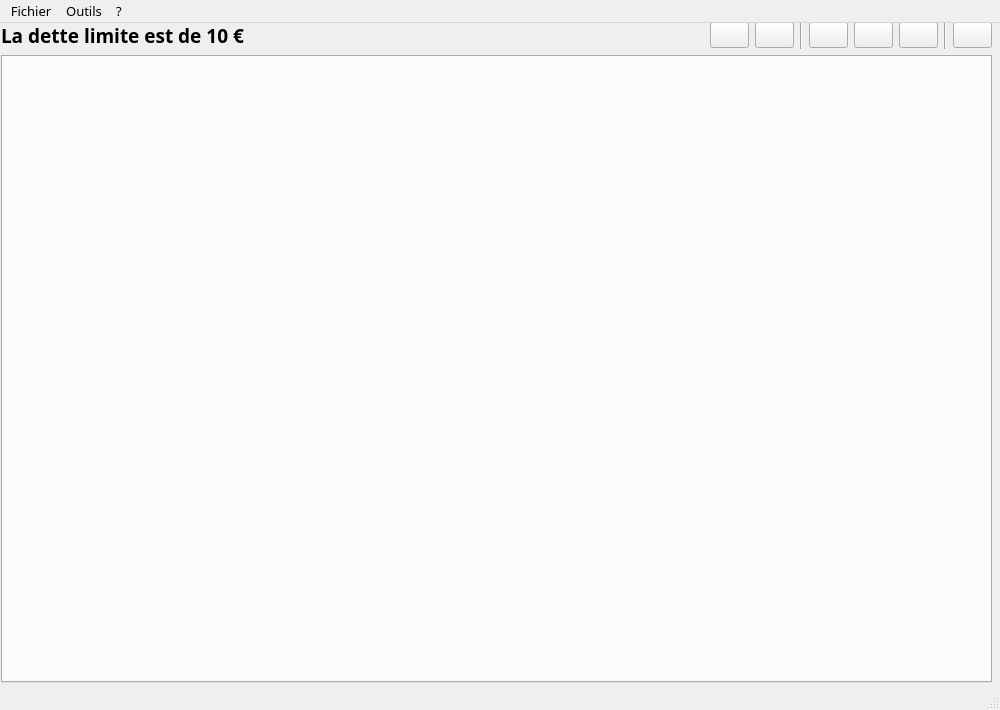
<?xml version="1.0" encoding="UTF-8"?>
<ui version="4.0">
 <class>MainWindow</class>
 <widget class="QMainWindow" name="MainWindow">
  <property name="geometry">
   <rect>
    <x>0</x>
    <y>0</y>
    <width>1000</width>
    <height>710</height>
   </rect>
  </property>
  <property name="font">
   <font>
    <family>Raavi</family>
    <pointsize>10</pointsize>
   </font>
  </property>
  <property name="windowTitle">
   <string>KFet - Gestion des dettes</string>
  </property>
  <widget class="QWidget" name="centralwidget">
   <property name="layoutDirection">
    <enum>Qt::LeftToRight</enum>
   </property>
   <widget class="QWidget" name="verticalLayoutWidget">
    <property name="geometry">
     <rect>
      <x>1</x>
      <y>-1</y>
      <width>991</width>
      <height>661</height>
     </rect>
    </property>
    <layout class="QVBoxLayout" name="verticalLayout">
     <property name="sizeConstraint">
      <enum>QLayout::SetMaximumSize</enum>
     </property>
     <item>
      <layout class="QHBoxLayout" name="horizontalLayout_4">
       <item>
        <layout class="QHBoxLayout" name="horizontalLayout_3">
         <item>
          <widget class="QLabel" name="labelDette">
           <property name="font">
            <font>
             <family>Raavi</family>
             <pointsize>14</pointsize>
             <weight>75</weight>
             <bold>true</bold>
            </font>
           </property>
           <property name="text">
            <string>La dette limite est de 10 €</string>
           </property>
          </widget>
         </item>
         <item>
          <widget class="QPushButton" name="supprTextRecherche">
           <property name="text">
            <string/>
           </property>
           <property name="flat">
            <bool>true</bool>
           </property>
          </widget>
         </item>
         <item>
          <layout class="QHBoxLayout" name="horizontalLayout_2">
           <item>
            <spacer name="horizontalSpacer">
             <property name="orientation">
              <enum>Qt::Horizontal</enum>
             </property>
             <property name="sizeHint" stdset="0">
              <size>
               <width>40</width>
               <height>20</height>
              </size>
             </property>
            </spacer>
           </item>
           <item>
            <widget class="QPushButton" name="addMoney">
             <property name="toolTip">
              <string>&lt;!DOCTYPE HTML PUBLIC &quot;-//W3C//DTD HTML 4.0//EN&quot; &quot;http://www.w3.org/TR/REC-html40/strict.dtd&quot;&gt;
&lt;html&gt;&lt;head&gt;&lt;meta name=&quot;qrichtext&quot; content=&quot;1&quot; /&gt;&lt;style type=&quot;text/css&quot;&gt;
p, li { white-space: pre-wrap; }
&lt;/style&gt;&lt;/head&gt;&lt;body style=&quot; font-family:'Raavi'; font-size:10pt; font-weight:400; font-style:normal;&quot;&gt;
&lt;p style=&quot; margin-top:0px; margin-bottom:0px; margin-left:0px; margin-right:0px; -qt-block-indent:0; text-indent:0px;&quot;&gt;Ajouter un crédit&lt;/p&gt;&lt;/body&gt;&lt;/html&gt;</string>
             </property>
             <property name="text">
              <string/>
             </property>
             <property name="iconSize">
              <size>
               <width>48</width>
               <height>48</height>
              </size>
             </property>
            </widget>
           </item>
           <item>
            <widget class="QPushButton" name="subMoney">
             <property name="toolTip">
              <string>&lt;!DOCTYPE HTML PUBLIC &quot;-//W3C//DTD HTML 4.0//EN&quot; &quot;http://www.w3.org/TR/REC-html40/strict.dtd&quot;&gt;
&lt;html&gt;&lt;head&gt;&lt;meta name=&quot;qrichtext&quot; content=&quot;1&quot; /&gt;&lt;style type=&quot;text/css&quot;&gt;
p, li { white-space: pre-wrap; }
&lt;/style&gt;&lt;/head&gt;&lt;body style=&quot; font-family:'Raavi'; font-size:10pt; font-weight:400; font-style:normal;&quot;&gt;
&lt;p style=&quot; margin-top:0px; margin-bottom:0px; margin-left:0px; margin-right:0px; -qt-block-indent:0; text-indent:0px;&quot;&gt;Ajouter une dette&lt;/p&gt;&lt;/body&gt;&lt;/html&gt;</string>
             </property>
             <property name="text">
              <string/>
             </property>
             <property name="iconSize">
              <size>
               <width>48</width>
               <height>48</height>
              </size>
             </property>
            </widget>
           </item>
           <item>
            <widget class="Line" name="line">
             <property name="orientation">
              <enum>Qt::Vertical</enum>
             </property>
            </widget>
           </item>
           <item>
            <widget class="QPushButton" name="addContact">
             <property name="toolTip">
              <string>&lt;!DOCTYPE HTML PUBLIC &quot;-//W3C//DTD HTML 4.0//EN&quot; &quot;http://www.w3.org/TR/REC-html40/strict.dtd&quot;&gt;
&lt;html&gt;&lt;head&gt;&lt;meta name=&quot;qrichtext&quot; content=&quot;1&quot; /&gt;&lt;style type=&quot;text/css&quot;&gt;
p, li { white-space: pre-wrap; }
&lt;/style&gt;&lt;/head&gt;&lt;body style=&quot; font-family:'Raavi'; font-size:10pt; font-weight:400; font-style:normal;&quot;&gt;
&lt;p style=&quot; margin-top:0px; margin-bottom:0px; margin-left:0px; margin-right:0px; -qt-block-indent:0; text-indent:0px;&quot;&gt;Ajouter un client&lt;/p&gt;&lt;/body&gt;&lt;/html&gt;</string>
             </property>
             <property name="text">
              <string/>
             </property>
             <property name="iconSize">
              <size>
               <width>48</width>
               <height>48</height>
              </size>
             </property>
            </widget>
           </item>
           <item>
            <widget class="QPushButton" name="edition">
             <property name="toolTip">
              <string>Editer un client</string>
             </property>
             <property name="text">
              <string/>
             </property>
             <property name="iconSize">
              <size>
               <width>48</width>
               <height>48</height>
              </size>
             </property>
            </widget>
           </item>
           <item>
            <widget class="QPushButton" name="delContact">
             <property name="toolTip">
              <string>&lt;!DOCTYPE HTML PUBLIC &quot;-//W3C//DTD HTML 4.0//EN&quot; &quot;http://www.w3.org/TR/REC-html40/strict.dtd&quot;&gt;
&lt;html&gt;&lt;head&gt;&lt;meta name=&quot;qrichtext&quot; content=&quot;1&quot; /&gt;&lt;style type=&quot;text/css&quot;&gt;
p, li { white-space: pre-wrap; }
&lt;/style&gt;&lt;/head&gt;&lt;body style=&quot; font-family:'Raavi'; font-size:10pt; font-weight:400; font-style:normal;&quot;&gt;
&lt;p style=&quot; margin-top:0px; margin-bottom:0px; margin-left:0px; margin-right:0px; -qt-block-indent:0; text-indent:0px;&quot;&gt;Supprimer le client selectionné&lt;/p&gt;&lt;/body&gt;&lt;/html&gt;</string>
             </property>
             <property name="text">
              <string/>
             </property>
             <property name="iconSize">
              <size>
               <width>48</width>
               <height>48</height>
              </size>
             </property>
            </widget>
           </item>
           <item>
            <widget class="Line" name="line_2">
             <property name="orientation">
              <enum>Qt::Vertical</enum>
             </property>
            </widget>
           </item>
           <item>
            <widget class="QPushButton" name="manageProduct">
             <property name="toolTip">
              <string>&lt;!DOCTYPE HTML PUBLIC &quot;-//W3C//DTD HTML 4.0//EN&quot; &quot;http://www.w3.org/TR/REC-html40/strict.dtd&quot;&gt;
&lt;html&gt;&lt;head&gt;&lt;meta name=&quot;qrichtext&quot; content=&quot;1&quot; /&gt;&lt;style type=&quot;text/css&quot;&gt;
p, li { white-space: pre-wrap; }
&lt;/style&gt;&lt;/head&gt;&lt;body style=&quot; font-family:'Raavi'; font-size:10pt; font-weight:400; font-style:normal;&quot;&gt;
&lt;p style=&quot; margin-top:0px; margin-bottom:0px; margin-left:0px; margin-right:0px; -qt-block-indent:0; text-indent:0px;&quot;&gt;Gérer les produits&lt;/p&gt;&lt;/body&gt;&lt;/html&gt;</string>
             </property>
             <property name="text">
              <string/>
             </property>
             <property name="iconSize">
              <size>
               <width>48</width>
               <height>48</height>
              </size>
             </property>
            </widget>
           </item>
          </layout>
         </item>
        </layout>
       </item>
      </layout>
     </item>
     <item>
      <layout class="QHBoxLayout" name="horizontalLayout">
       <property name="sizeConstraint">
        <enum>QLayout::SetMaximumSize</enum>
       </property>
       <item>
        <layout class="QVBoxLayout" name="verticalLayout_2">
         <property name="sizeConstraint">
          <enum>QLayout::SetMinimumSize</enum>
         </property>
         <item>
          <widget class="QTabWidget" name="tabWidget">
           <property name="sizePolicy">
            <sizepolicy hsizetype="Minimum" vsizetype="Expanding">
             <horstretch>0</horstretch>
             <verstretch>0</verstretch>
            </sizepolicy>
           </property>
           <property name="currentIndex">
            <number>-1</number>
           </property>
           <property name="elideMode">
            <enum>Qt::ElideNone</enum>
           </property>
          </widget>
         </item>
        </layout>
       </item>
       <item>
        <layout class="QGridLayout" name="gridLayout_6">
         <property name="sizeConstraint">
          <enum>QLayout::SetMaximumSize</enum>
         </property>
         <property name="rightMargin">
          <number>0</number>
         </property>
         <property name="spacing">
          <number>0</number>
         </property>
        </layout>
       </item>
      </layout>
     </item>
    </layout>
   </widget>
  </widget>
  <widget class="QMenuBar" name="menubar">
   <property name="geometry">
    <rect>
     <x>0</x>
     <y>0</y>
     <width>1000</width>
     <height>21</height>
    </rect>
   </property>
   <widget class="QMenu" name="menuFichier">
    <property name="title">
     <string>Fichier</string>
    </property>
    <addaction name="actionQuitter"/>
   </widget>
   <widget class="QMenu" name="menuOutils">
    <property name="title">
     <string>Outils</string>
    </property>
    <addaction name="actionGestion_des_produits"/>
    <addaction name="actionLimite_de_dette"/>
    <addaction name="actionSuper_Utilisateur"/>
    <addaction name="actionChanger_mot_de_passe_Admin"/>
    <addaction name="actionSe_deconnecter"/>
   </widget>
   <widget class="QMenu" name="menu">
    <property name="title">
     <string>?</string>
    </property>
    <addaction name="actionA_propros"/>
   </widget>
   <addaction name="menuFichier"/>
   <addaction name="menuOutils"/>
   <addaction name="menu"/>
  </widget>
  <widget class="QStatusBar" name="statusbar"/>
  <action name="actionGestion_des_produits">
   <property name="text">
    <string>Gestion des produits</string>
   </property>
  </action>
  <action name="actionSuper_Utilisateur">
   <property name="text">
    <string>Super Utilisateur</string>
   </property>
  </action>
  <action name="actionSe_deconnecter">
   <property name="text">
    <string>Se deconnecter</string>
   </property>
  </action>
  <action name="actionChanger_mot_de_passe_Admin">
   <property name="text">
    <string>Changer mot de passe Admin</string>
   </property>
  </action>
  <action name="actionQuitter">
   <property name="text">
    <string>Quitter</string>
   </property>
  </action>
  <action name="actionA_propros">
   <property name="text">
    <string>A propros</string>
   </property>
  </action>
  <action name="actionLimite_de_dette">
   <property name="text">
    <string>Limite de dette</string>
   </property>
  </action>
 </widget>
 <resources/>
 <connections>
  <connection>
   <sender>actionQuitter</sender>
   <signal>triggered()</signal>
   <receiver>MainWindow</receiver>
   <slot>close()</slot>
   <hints>
    <hint type="sourcelabel">
     <x>-1</x>
     <y>-1</y>
    </hint>
    <hint type="destinationlabel">
     <x>499</x>
     <y>354</y>
    </hint>
   </hints>
  </connection>
 </connections>
</ui>
